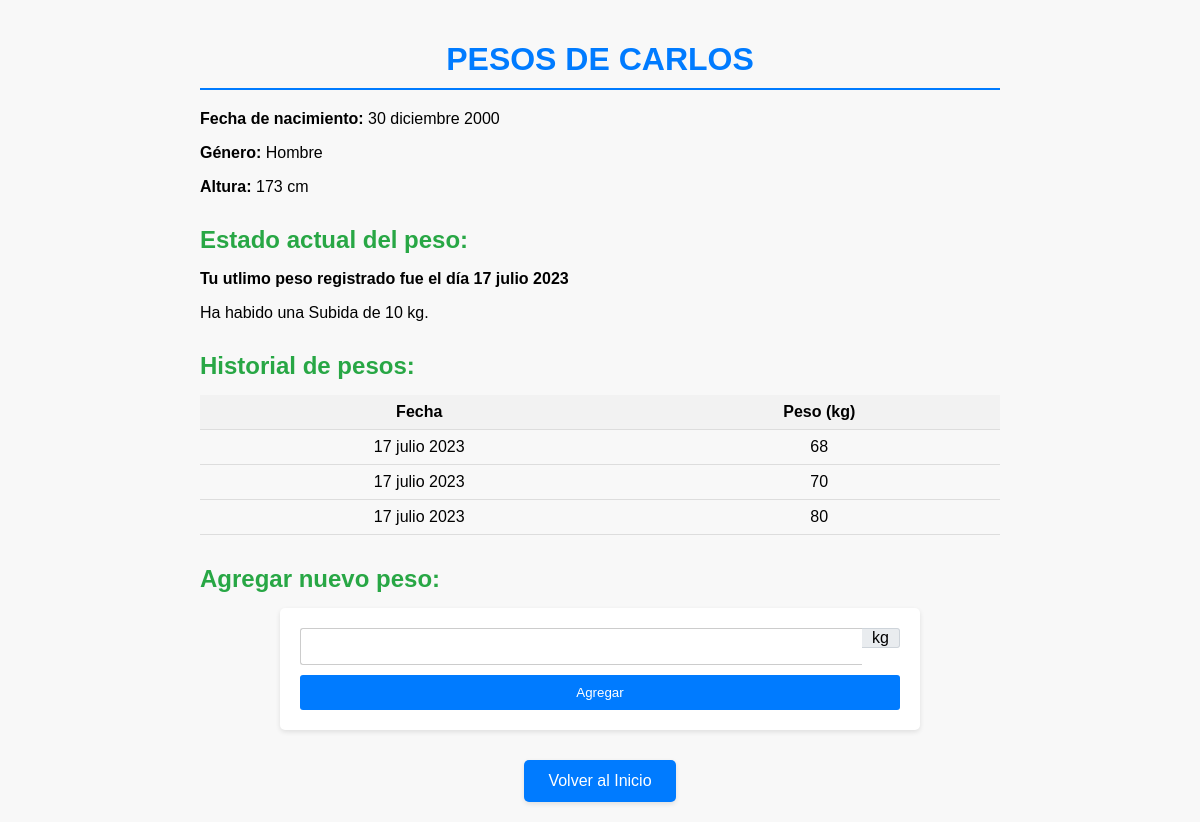
The app's page /pesos (signed in) with its own data.
### chatbot/models.py (models this page shows)
class Persona(models.Model):
    user = models.ForeignKey(User, on_delete=models.CASCADE)
    fecha_nacimiento = models.DateField()
    genero = models.CharField(max_length=10)
    peso = models.IntegerField()
    altura = models.IntegerField()
    tn_peso = models.DateTimeField(auto_now_add=True)

### chatbot/views.py (the view, shortened to what this page needs)
# urls.py: path('pesos', login_required(views.pesos), name='pesos'),
def pesos(request):
    personas = Persona.objects.filter(user=request.user).order_by('tn_peso')
    context = {
        'persona': personas.last(),
        'subida_o_bajada': "N/A",
        'diferencia': None,
        'pesos': personas,
    }
    if personas.count() > 1:
        peso_anterior = personas[len(personas) - 2].peso
        peso_actual = context['persona'].peso
        diferencia = peso_actual - peso_anterior
        if diferencia > 0:
            context['subida_o_bajada'] = "Subida"
        elif diferencia < 0:
            context['subida_o_bajada'] = "Bajada"
        context['diferencia'] = abs(diferencia)
    if context['diferencia'] == 0:
        context['subida_o_bajada'] = "Sin cambios"
    return render(request, 'pesos.html', context)

### templates/pesos.html (shortened to what this page needs)
<!DOCTYPE html>
<html>
<head>
</head>
<body>
    <div class="container">
        <h1>Pesos de {{ persona.user.username }}</h1>
        <p><strong>Fecha de nacimiento:</strong> {{ persona.fecha_nacimiento|date:"d F Y" }}</p>
        <p><strong>Género:</strong> {{ persona.genero }}</p>
        <p><strong>Altura:</strong> {{ persona.altura }} cm</p>
        <h2>Estado actual del peso:</h2>
        <p><strong>Tu utlimo peso registrado fue el día {{ persona.tn_peso|date:"d F Y" }}</strong></p>
        {% if subida_o_bajada == "Sin cambios" %}
        <p class="no-changes">No ha habido cambios de peso.</p>
        {% elif subida_o_bajada != "N/A" %}
        <p>Ha habido una {{ subida_o_bajada }} de {{ diferencia }} kg.</p>
        {% else %}
        <p>No hay mediciones anteriores. Tu primer peso fue de {{ persona.peso }}</p>
        {% endif %}
        <h2>Historial de pesos:</h2>
        <table>
            <tr>
                <th>Fecha</th>
                <th>Peso (kg)</th>
            </tr>
            {% for peso in pesos %}
            <tr>
                <td>{{ peso.tn_peso|date:"d F Y" }}</td>
                <td>{{ peso.peso }}</td>
            </tr>
            {% endfor %}
        </table>
        <h2>Agregar nuevo peso:</h2>
        <form method="post">
            <div class="input-group">
                <input type="number" step="0.1" class="form-control" name="nuevo_peso" id="nuevo_peso" required>
                <div class="input-group-append">
                    <span class="input-group-text">kg</span>
                </div>
            </div>
            <input type="submit" value="Agregar">
        </form>
        <div class="btn-back">
            <a href="/">Volver al Inicio</a>
        </div>
    </div>
</body>
</html>

### templates/pesos.html (style rules this page uses)
body { font-family: Arial, sans-serif; background-color: #f8f8f8; margin: 0; padding: 20px; }
.container { max-width: 800px; margin: 0 auto; }
h1 { text-align: center; margin-bottom: 20px; color: #007bff; text-transform: uppercase; border-bottom: 2px solid #007bff; padding-bottom: 10px; }
h2 { font-size: 24px; color: #28a745; margin-top: 30px; margin-bottom: 15px; }
form { max-width: 600px; margin: 0 auto; background-color: #fff; padding: 20px; border-radius: 5px; box-shadow: 0 2px 5px rgba(0, 0, 0, 0.1); }
textarea, select, input[type="number"] { width: 100%; padding: 10px; border-radius: 3px; border: 1px solid #ccc; box-sizing: border-box; margin-bottom: 10px; }
input[type="submit"] { display: block; width: 100%; padding: 10px; background-color: #007bff; color: #fff; border: none; border-radius: 3px; cursor: pointer; }
.input-group { position: relative; display: flex; }
.input-group .form-control { border-right: none; border-radius: 3px 0 0 3px; }
.input-group .input-group-text { display: flex; align-items: center; padding: 0 10px; background-color: #e9ecef; border: 1px solid #ced4da; border-left: none; border-radius: 0 3px 3px 0; }
table { width: 100%; border-collapse: collapse; margin-bottom: 20px; }
th, td { padding: 8px; text-align: center; border-bottom: 1px solid #ddd; }
th { background-color: #f2f2f2; }
.btn-back { display: block; margin-top: 30px; text-align: center; }
.btn-back a { display: inline-block; padding: 12px 24px; background-color: #007bff; color: #fff; text-decoration: none; border-radius: 5px; transition: background-color 0.3s ease; box-shadow: 0 2px 5px rgba(0, 0, 0, 0.1); }

### records on screen
Persona: user.username "CARLOS", fecha_nacimiento "30 diciembre 2000", genero "Hombre", altura "173", tn_peso "17 julio 2023", peso "80"
Persona: tn_peso "17 julio 2023", peso "68"
Persona: tn_peso "17 julio 2023", peso "70"

### other values on screen
{{ subida_o_bajada }} "Subida"
{{ diferencia }} "10"
